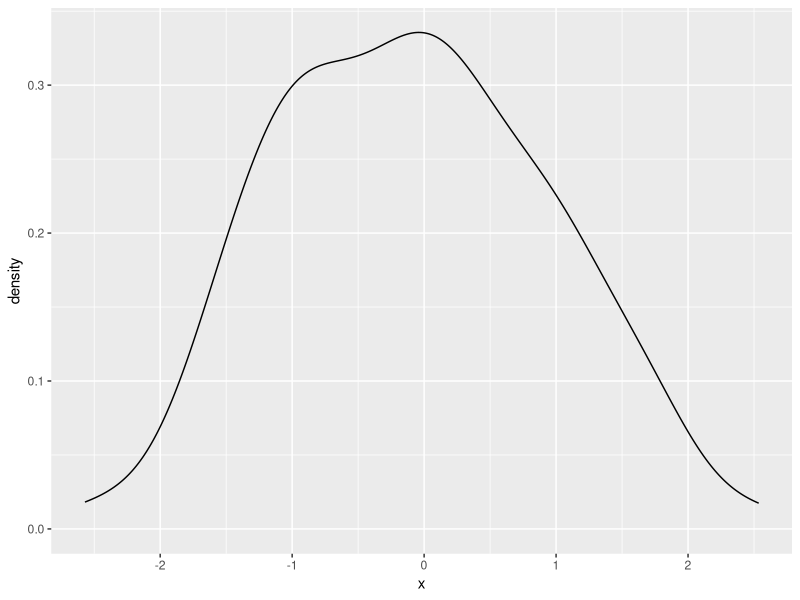
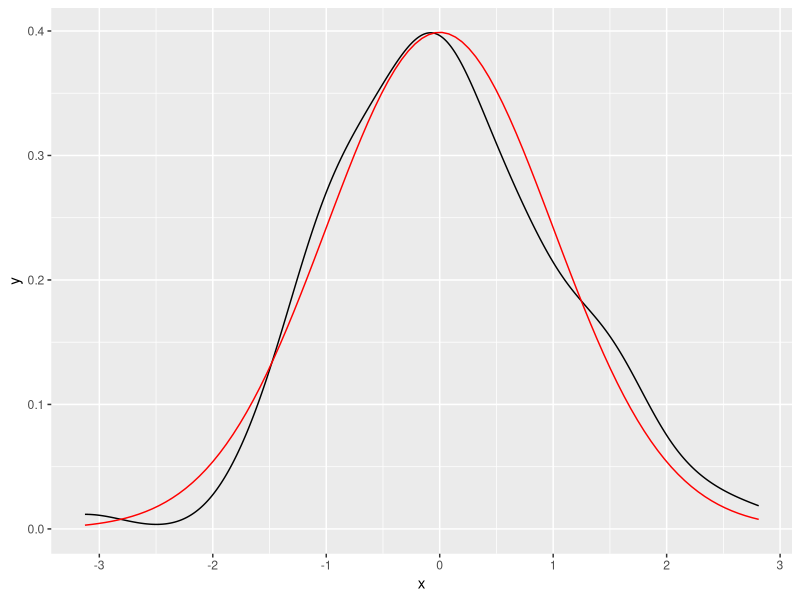
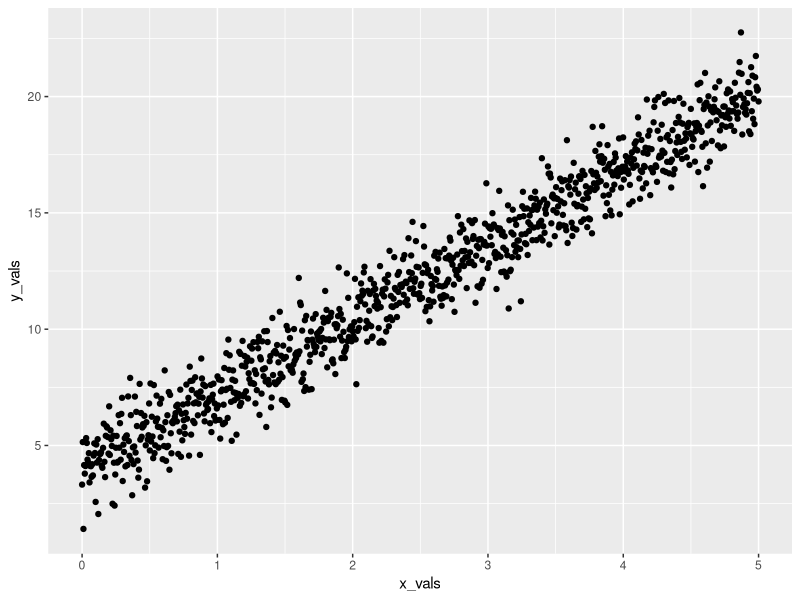
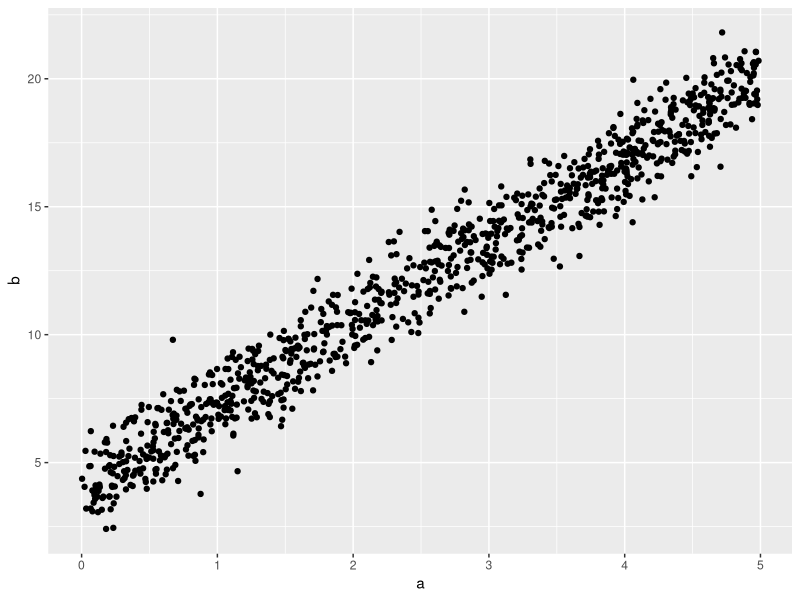
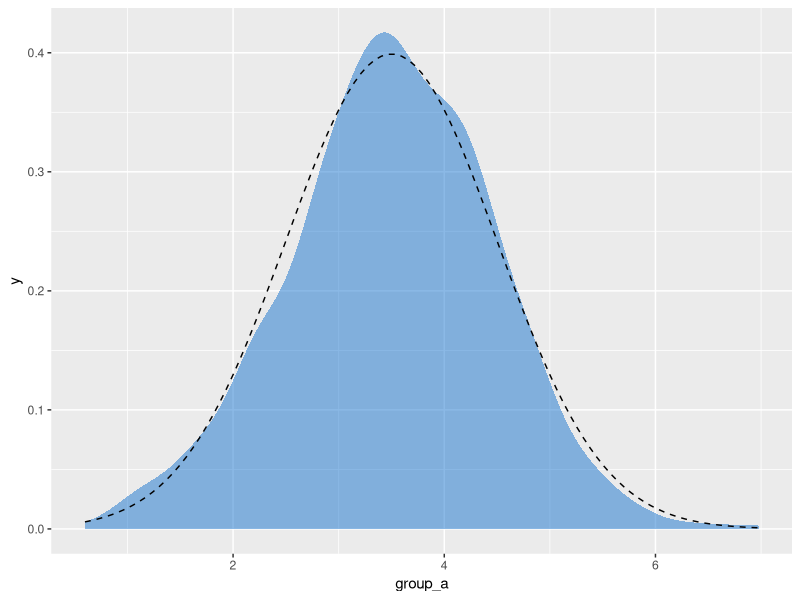
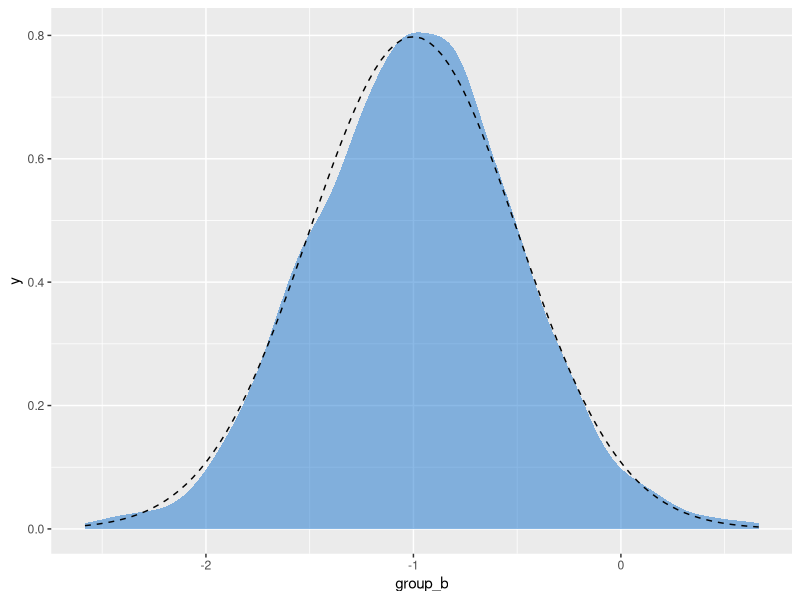
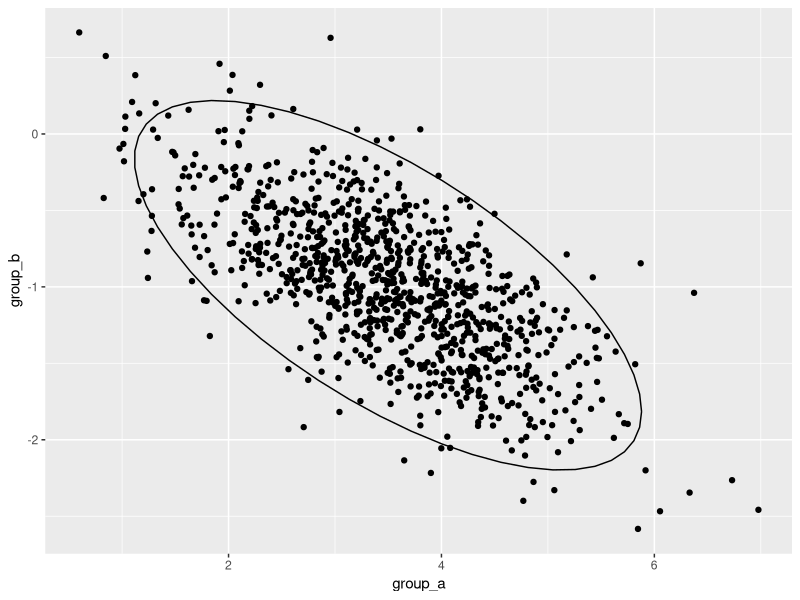

Generate these figures, in order, with R: (Note: this script raises an error after producing the figures.)
## ---- chunk 1
library(tidyverse)
## ---- chunk 2
rnorm(n = 5, mean = 0, sd = 1)
## ---- chunk 3
dnorm(seq(0.1, 0.5, length.out = 10), mean = 0, sd = 1)
## ---- chunk 4
tibble(
  x = rnorm(n = 100, mean = 0, sd = 1)
) %>%
  ggplot(aes(x = x)) +
  geom_density()
## ---- chunk 5
tibble(
  x = rnorm(n = 100, mean = 0, sd = 1)
) %>%
  ggplot(aes(x = x)) +
  geom_density() +
  stat_function(
    fun = dnorm,
    args = list(mean = 0, sd = 1),
    color = "red"
  )
## ---- chunk 6
beta_0  <- 4
beta_1  <- 3.2
epsilon <- rnorm(n = 1000, mean = 0, sd = 1)

sim_normal <- tibble(
 # x_vals = runif(1000, 0, 10)
  
  x_vals = seq(from = 0, to = 5, length.out = 1000),
  y_vals = beta_0 + beta_1 * x_vals + epsilon,
)

sim_normal %>% head()
## ---- chunk 7
sim_normal %>%
  ggplot(aes(x = x_vals, y = y_vals)) +
  geom_point()
## ---- chunk 8
tibble(
  a = runif(1000, 0, 5),
  b = 4 + rnorm(1000, mean = 3.2 * a, sd = 1) 
) %>% 
  ggplot(aes(x = a, y = b)) +
  geom_point() 

## ---- chunk 9
a <- 3.5 
b <- -1 
sigma_a <- 1 
sigma_b <- 0.5 
rho <- -0.7 

mu <- c(a, b)
cov_ab <- sigma_a * sigma_b * rho # 协方差
## ---- chunk 10
# 构建协方差矩阵
sigma <- matrix(c(sigma_a^2, cov_ab,
                  cov_ab, sigma_b^2), ncol = 2)
## ---- chunk 11
d <- MASS::mvrnorm(1000, mu = mu, Sigma = sigma) %>%
  data.frame() %>%
  set_names("group_a", "group_b")

d
## ---- chunk 12
d %>% 
  ggplot(aes(x = group_a)) +
  geom_density(color = "transparent", 
               fill = "dodgerblue3", 
               alpha = 1/2) +
  stat_function(fun = dnorm, 
                args = list(mean = 3.5, sd = 1),
                linetype = 2
                ) 
## ---- chunk 13
d %>% 
  ggplot(aes(x = group_b)) +
  geom_density(color = "transparent", 
               fill = "dodgerblue3", 
               alpha = 1/2) +
  stat_function(fun = dnorm, 
                args = list(mean = -1, sd = 0.5),
                linetype = 2
                ) 
## ---- chunk 14
d %>% 
  ggplot(aes(x = group_a, y = group_b)) +
  geom_point() +
  stat_ellipse(type = "norm", level = 0.95)
## ---- chunk 15
d %>% summarise(
  a_mean = mean(group_a),
  b_mean = mean(group_b),
  a_sd = sd(group_a),
  b_sd = sd(group_b),
  cor = cor(group_a,group_b),
  cov = cov(group_a,group_b)
  )
## ---- chunk 16
knitr::include_graphics(path = "images/pi.jpg")
## ---- chunk 17
set.seed(2019)

n <- 50000
points <- tibble("x" = runif(n), "y" = runif(n))
## ---- chunk 18
points <- points %>% 
    mutate(inside = map2_dbl(.x = x, .y = y, ~if_else(.x**2 + .y**2 < 1, 1, 0))) %>% 
    rowid_to_column("N")
## ---- chunk 19
points <- points %>% 
    mutate(estimate = 4*cumsum(inside)/N)
## ---- chunk 20
points %>% tail()
## ---- chunk 21
points %>% 
	ggplot() + 
    geom_line(aes(y = estimate, x = N), colour = "#82518c") + 
    geom_hline(yintercept = pi) 
## ---- chunk 22
true.mean <- 175.7
true.sd <- 15.19
## ---- chunk 23
pop.distn <-
  tibble(
    height = seq(100, 250, 0.5),
    density = dnorm(height, mean = true.mean, sd = true.sd)
  )

ggplot(pop.distn) +
  geom_line(aes(height, density)) +
  geom_vline(
    xintercept = true.mean,
    color = "red",
    linetype = "dashed"
  ) +
  geom_vline(
    xintercept = true.mean + true.sd,
    color = "blue",
    linetype = "dashed"
  ) +
  geom_vline(
    xintercept = true.mean - true.sd,
    color = "blue",
    linetype = "dashed"
  ) +
  labs(
    x = "Height (cm)", y = "Density",
    title = "川师男生身高分布"
  )
## ---- chunk 24
sample.a <-
  tibble(height = rnorm(n = 30, mean = true.mean, sd = true.sd))
## ---- chunk 25
sample.a %>%
  ggplot(aes(x = height)) +
  geom_histogram(aes(y = stat(density)),
    fill = "steelblue",
    alpha = 0.75,
    bins = 10
  ) +
  geom_line(
    data = pop.distn,
    aes(x = height, y = density),
    alpha = 0.25, size = 1.5
  ) +
  geom_vline(xintercept = true.mean, linetype = "dashed", color = "red") +
  geom_vline(xintercept = mean(sample.a$height), linetype = "solid")
## ---- chunk 26
sample.a %>%
  summarize(
    sample.mean = mean(height),
    sample.sd = sd(height)
  )
## ---- chunk 27
sample.b <-
  tibble(height = rnorm(30, mean = true.mean, sd = true.sd))
## ---- chunk 28
sample.b %>%
  ggplot(aes(x = height)) +
  geom_histogram(aes(y = stat(density)),
    fill = "steelblue", alpha = 0.75, bins = 10
  ) +
  geom_line(
    data = pop.distn, aes(x = height, y = density),
    alpha = 0.25, size = 1.5
  ) +
  geom_vline(xintercept = true.mean, linetype = "dashed", color = "red") +
  geom_vline(xintercept = mean(sample.a$height), linetype = "solid")
## ---- chunk 29
sample.b %>%
  summarize(
    sample.mean = mean(height),
    sample.sd = sd(height)
  )
## ---- chunk 30
rnorm.stats <- function(n, mu, sigma) {
  the.sample <- rnorm(n, mu, sigma)
  tibble(
    sample.size = n,
    sample.mean = mean(the.sample),
    sample.sd = sd(the.sample)
  )
}
## ---- chunk 31
rnorm.stats(30, true.mean, true.sd)
## ---- chunk 32
df.samples.of.30 <-
  purrr::rerun(2500, rnorm.stats(30, true.mean, true.sd)) %>%
  dplyr::bind_rows()
## ---- chunk 33
df.samples.of.30 %>% head()
## ---- chunk 34
df.samples.of.30 %>%
  ggplot(aes(x = sample.mean, y = stat(density))) +
  geom_histogram(bins = 25, fill = "firebrick", alpha = 0.5) +
  geom_vline(xintercept = true.mean, linetype = "dashed", color = "red") +
  labs(
    title = "抽样2500次（每次30个男生）身高均值的分布",
    subtitle = "Distribution of mean heights for 2500 samples of size 30"
  )
## ---- chunk 35
df.samples.of.30 %>%
  ggplot(aes(x = sample.mean, y = stat(density))) +
  geom_histogram(bins = 50, fill = "firebrick", alpha = 0.5) +
  geom_histogram(
    data = sample.a,
    aes(x = height, y = stat(density)),
    bins = 11, fill = "steelblue", alpha = 0.25
  ) +
  geom_vline(xintercept = true.mean, linetype = "dashed", color = "red") +
  geom_line(data = pop.distn, aes(x = height, y = density), alpha = 0.25, size = 1.5) +
  xlim(125, 225)
## ---- chunk 36
df.samples.of.30 %>%
  summarize(
    mean.of.means = mean(sample.mean),
    sd.of.means = sd(sample.mean)
  )
## ---- chunk 37
df.samples.of.50 <-
  rerun(2500, rnorm.stats(50, true.mean, true.sd)) %>%
  bind_rows()

df.samples.of.100 <-
  rerun(2500, rnorm.stats(100, true.mean, true.sd)) %>%
  bind_rows()

df.samples.of.250 <-
  rerun(2500, rnorm.stats(250, true.mean, true.sd)) %>%
  bind_rows()

df.samples.of.500 <-
  rerun(2500, rnorm.stats(500, true.mean, true.sd)) %>%
  bind_rows()
## ---- chunk 38
df.combined <-
  bind_rows(
    df.samples.of.30,
    df.samples.of.50,
    df.samples.of.100,
    df.samples.of.250,
    df.samples.of.500
  ) %>%
  mutate(sample.sz = as.factor(sample.size))
## ---- chunk 39
df.combined %>%
  ggplot(aes(x = sample.mean, y = stat(density), fill = sample.sz)) +
  geom_histogram(bins = 25, alpha = 0.5) +
  geom_vline(xintercept = true.mean, linetype = "dashed") +
  facet_wrap(vars(sample.sz), nrow = 1) +
  scale_fill_brewer(palette = "Set1") +
  labs(
    x = "Sample means", y = "Density",
    title = "Distribution of mean heights for samples of varying size"
  )
## ---- chunk 40
sampling.distn.mean.table <-
  df.combined %>%
  group_by(sample.size) %>%
  summarize(
    mean.of.means = mean(sample.mean),
    sd.of.means = sd(sample.mean)
  )
sampling.distn.mean.table
## ---- chunk 41
df.se.mean.theory <- tibble(
  sample.size = seq(10,500,10)
  ) %>% 
  mutate(std.error = true.sd/sqrt(sample.size))

df.se.mean.theory
## ---- chunk 42
sampling.distn.mean.table %>%
  ggplot(aes(x = sample.size, y = sd.of.means)) +
  geom_point() +
  geom_line(aes(x = sample.size, y = std.error), 
            data = df.se.mean.theory, 
            color = "red") +
  labs(
    x = "Sample size", y = "Std Error of Mean",
    title = "平均值标准误差随样本大小变化（理论值和模拟值对比）"
  )
## ---- chunk 43
sampling.distn.sd.table <-
  df.combined %>%
  group_by(sample.size) %>%
  summarize(
    mean.of.sds = mean(sample.sd),
    sd.of.sds = sd(sample.sd)
  )

sampling.distn.sd.table
